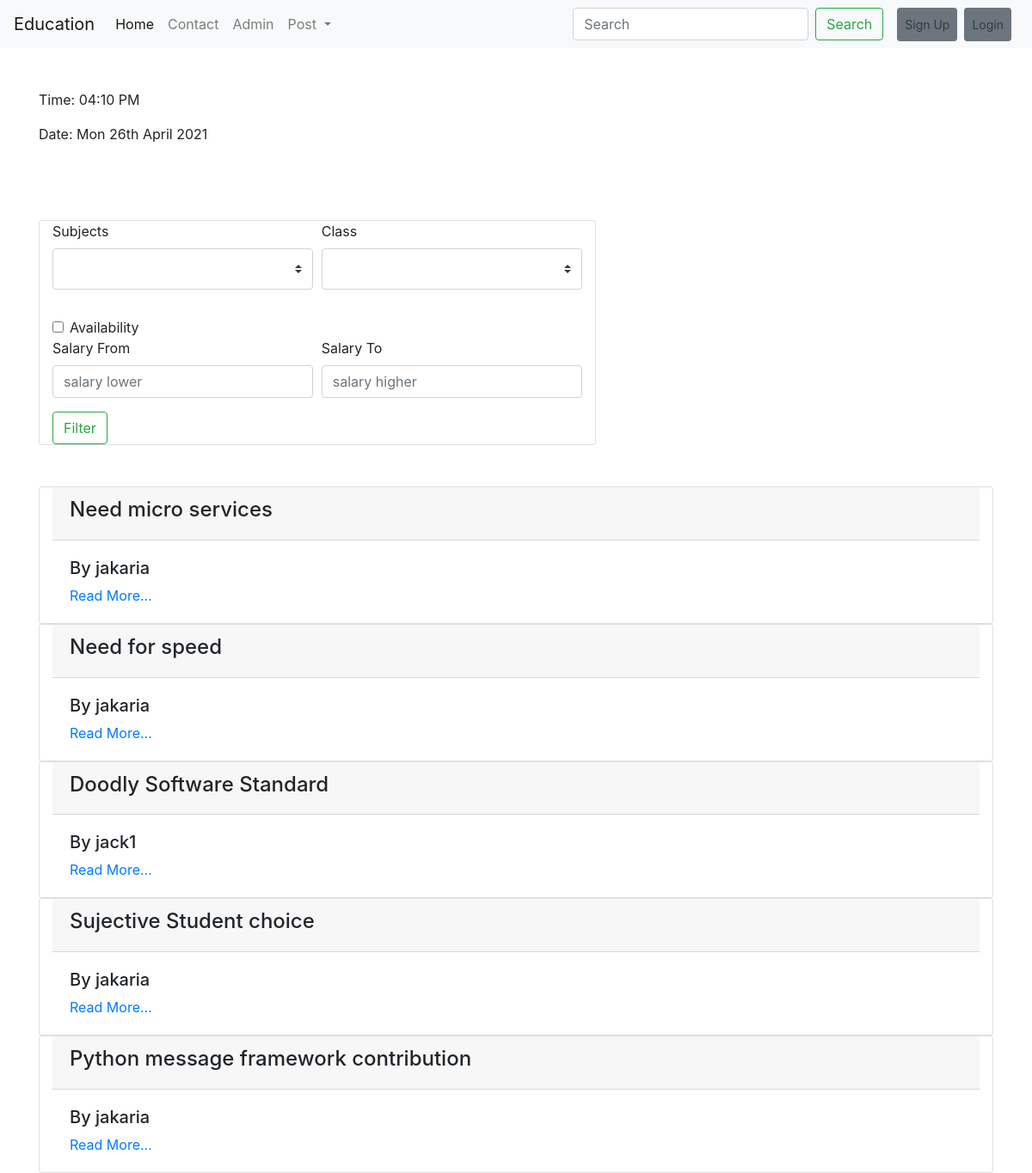
Page /education/postlist/ on the committed database.
### education/models.py (models this page shows, shortened)
class Post(models.Model):
    CATEGORY={
        ('Teacher', 'Teacher'),
        ('Student', 'Student'),
    }
    MEDIUM =(
        ('bangla', 'bangla'),
        ('english', 'english'),
        ('hindi', 'hindi'),
        ('mandarin', 'mandarin'),
    )
    user = models.ForeignKey(User, on_delete=models.CASCADE, blank=True, null=True)
    id = models.AutoField(primary_key=True)
    title = models.CharField(max_length=100)
    slug = models.CharField(max_length=100, default=title)
    email = models.EmailField()
    salary = models.FloatField()
    details = models.TextField()
    available = models.BooleanField()
    category = models.CharField(max_length=100, choices=CATEGORY)
    created_at = models.DateTimeField(default=now)
    image = models.ImageField(default="default.jpg", upload_to="education/images")
    medium = MultiSelectField(max_length=100, max_choices=4, choices=MEDIUM, default='english')
    subject=models.ManyToManyField(Subject,related_name='subject_set')
    class_in=models.ManyToManyField(Classs_in,related_name='class_set')

### education/views.py (the view)
# urls.py: path('postlist/', postView.as_view() , name="postlist"),
class postView(ListView):
    template_name = "education/postlist.html"
    model=Post
    context_object_name="posts"
    queryset= Post.objects.all()
    def get_context_data(self, *args, **kwargs):
        context=super().get_context_data(*args, **kwargs)
        context['posts']=context.get('object_list')
        context['subjects']= Subject.objects.all()
        context['classes']= Classs_in.objects.all()
        return context

### education/models.py (called while the page is built)
    def __str__(self):
        return self.name

    def __str__(self):
        return self.name

### templates/education/postlist.html (shortened to what this page needs)
{% extends 'basic.html' %}
{% block body %}
{{msg}}<br>
<div class="card col-md-7 mb-5 mt-5">
    <form action="/education/filter/" method="post">
        <div class="form-row">
            <div class="form-group col-md-6">
                <label for="inputselector">Subjects</label>
                <select class="custom-select custom-select-lg mb-3" id="inputselector" name="subject">
                <option ></option>
                {% for i in subjects %}
                <option value="{{i}}">{{i}}</option>
                {% endfor %}
                </select>
            </div>
            <div class="form-group col-md-6">
                <label for="inputselector">Class</label>
                <select class="custom-select custom-select-lg mb-3" id="inputselector" name="classs_in">
                <option ></option>
                {% for i in classes %}
                <option value="{{i}}">{{i}}</option>
                {% endfor %}
                </select>
            </div>
        </div>
        <div class="form-check">
            <input class="form-check-input" type="checkbox" name="available" id="defaultCheck1">
            <label class="form-check-label" for="defaultCheck1" name="available">
                Availability
            </label>
        </div>
        <div class="form-row">
            <div class="form-group col-md-6">
            <label for="inputEmail4">Salary From</label>
            <input type="number" class="form-control" id="inputEmail4" name="salary_from" placeholder="salary lower">
            </div>
            <div class="form-group col-md-6">
            <label for="inputPassword4">Salary To</label>
            <input type="number" class="form-control" id="inputPassword4" name="salary_to" placeholder="salary higher">
            </div>
        </div>
        <button class="text-center btn btn-outline-success my-2 my-sm-0 mb-5" type="submit">Filter</button>
    </form>
</div>
{% for p in posts %}
<div class="card col-md-12">
<div class="card-header"> <h4>{{p.title}}</h4></div>
    <div class="card-body">
   <h5>By {{p.user.username}}</h5>
   <a href="/education/postdetail/{{p.id}}">Read More...</a> <br>
   </div>
</div>
{% endfor %}
{% endblock body %}

### rows in the picture
Post: title "Need micro services", user.username "jakaria"
Post: title "Need for speed", user.username "jakaria"
Post: title "Doodly Software Standard", user.username "jack1"
Post: title "Sujective Student choice", user.username "jakaria"
Post: title "Python message framework contribution", user.username "jakaria"
